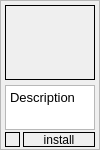
     <widget class="QFrame" name="frame_9">
      <property name="geometry">
       <rect>
        <x>670</x>
        <y>10</y>
        <width>100</width>
        <height>150</height>
       </rect>
      </property>
      <property name="sizePolicy">
       <sizepolicy hsizetype="Fixed" vsizetype="Fixed">
        <horstretch>0</horstretch>
        <verstretch>0</verstretch>
       </sizepolicy>
      </property>
      <property name="frameShape">
       <enum>QFrame::StyledPanel</enum>
      </property>
      <property name="frameShadow">
       <enum>QFrame::Raised</enum>
      </property>
      <widget class="QLabel" name="label_35">
       <property name="geometry">
        <rect>
         <x>5</x>
         <y>5</y>
         <width>90</width>
         <height>75</height>
        </rect>
       </property>
       <property name="sizePolicy">
        <sizepolicy hsizetype="Fixed" vsizetype="Fixed">
         <horstretch>0</horstretch>
         <verstretch>0</verstretch>
        </sizepolicy>
       </property>
       <property name="frameShape">
        <enum>QFrame::Box</enum>
       </property>
       <property name="lineWidth">
        <number>1</number>
       </property>
       <property name="midLineWidth">
        <number>0</number>
       </property>
       <property name="text">
        <string/>
       </property>
       <property name="pixmap">
        <pixmap>mc.png</pixmap>
       </property>
       <property name="scaledContents">
        <bool>true</bool>
       </property>
      </widget>
      <widget class="QPlainTextEdit" name="plainTextEdit_7">
       <property name="geometry">
        <rect>
         <x>5</x>
         <y>85</y>
         <width>90</width>
         <height>45</height>
        </rect>
       </property>
       <property name="sizePolicy">
        <sizepolicy hsizetype="Fixed" vsizetype="Fixed">
         <horstretch>0</horstretch>
         <verstretch>0</verstretch>
        </sizepolicy>
       </property>
       <property name="font">
        <font>
         <pointsize>10</pointsize>
        </font>
       </property>
       <property name="verticalScrollBarPolicy">
        <enum>Qt::ScrollBarAlwaysOff</enum>
       </property>
       <property name="readOnly">
        <bool>true</bool>
       </property>
       <property name="plainText">
        <string>Description</string>
       </property>
      </widget>
      <widget class="QLabel" name="label_36">
       <property name="geometry">
        <rect>
         <x>5</x>
         <y>132</y>
         <width>15</width>
         <height>15</height>
        </rect>
       </property>
       <property name="sizePolicy">
        <sizepolicy hsizetype="Fixed" vsizetype="Fixed">
         <horstretch>0</horstretch>
         <verstretch>0</verstretch>
        </sizepolicy>
       </property>
       <property name="frameShape">
        <enum>QFrame::Box</enum>
       </property>
       <property name="text">
        <string/>
       </property>
      </widget>
      <widget class="QLabel" name="label_37">
       <property name="geometry">
        <rect>
         <x>23</x>
         <y>132</y>
         <width>72</width>
         <height>15</height>
        </rect>
       </property>
       <property name="font">
        <font>
         <pointsize>9</pointsize>
        </font>
       </property>
       <property name="frameShape">
        <enum>QFrame::Box</enum>
       </property>
       <property name="text">
        <string>install</string>
       </property>
       <property name="alignment">
        <set>Qt::AlignCenter</set>
       </property>
      </widget>
     </widget>
